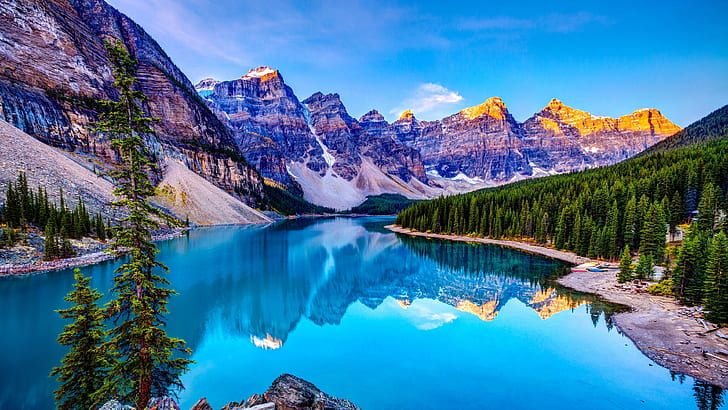
#> input picture image1.jpg, 728 x 410 px
$ python poe8.py
#> lines starting #> are read from the running program, lines starting #| are printed output that depends on the picture
#> further down, input_image is the input picture: shape (410, 728, 3); mean B, G, R 156.5, 119.3, 67.7
import numpy as np
import cv2
import matplotlib.pyplot as plt

def histogram_equalization_color(image):
    # Split the image into its RGB channels
    r, g, b = cv2.split(image)
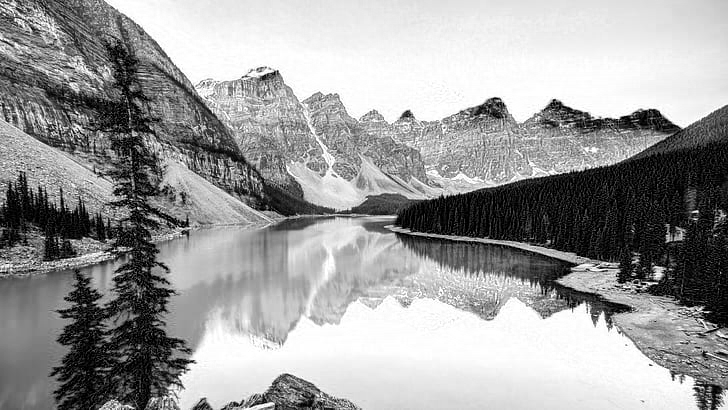
#> r: shape (410, 728); min 0, max 255, mean 156.5
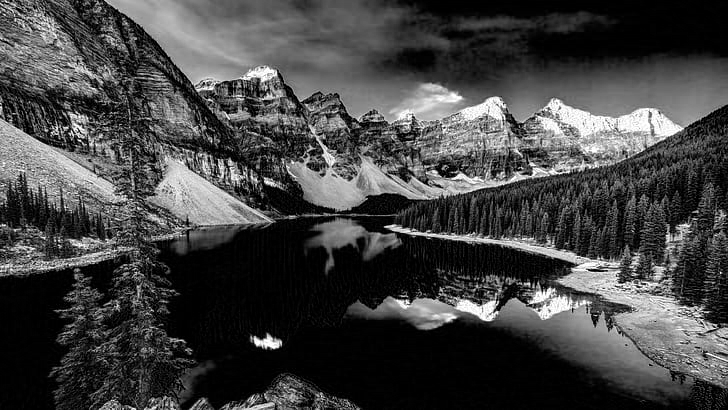
#> b: shape (410, 728); min 0, max 255, mean 67.7

    # Perform histogram equalization on each channel
    r_eq = cv2.equalizeHist(r)
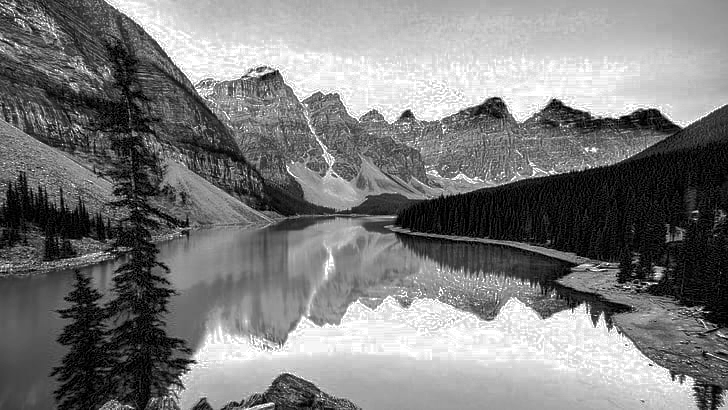
#> r_eq: shape (410, 728); min 0, max 255, mean 124
    g_eq = cv2.equalizeHist(g)
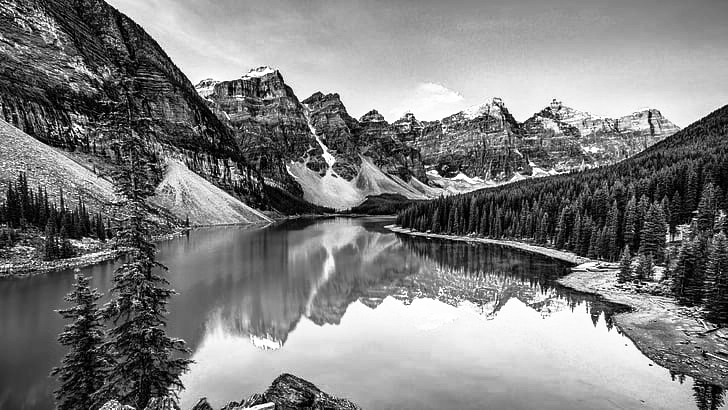
#> g_eq: shape (410, 728); min 0, max 255, mean 126.8
    b_eq = cv2.equalizeHist(b)
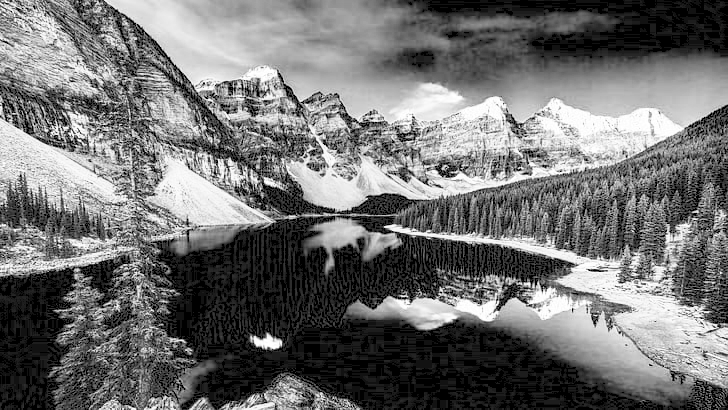
#> b_eq: shape (410, 728); min 0, max 255, mean 113

    # Merge the equalized channels back into a single color image
    equalized_image = cv2.merge((r_eq, g_eq, b_eq))
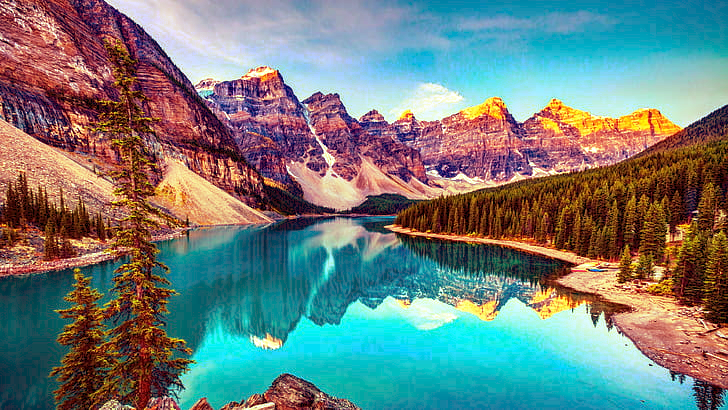
#> equalized_image: shape (410, 728, 3); mean B, G, R 124, 126.8, 113

    return equalized_image

# Function to plot histogram
def plot_histogram(image, title):
#> called with title = 'Original Histogram'
    hist, bins = np.histogram(image.ravel(), 256, [0, 256])
#> hist = 256 values, max 2427 at index 126, min 11 at index 255, mean 1165.9; bins = 257 values from 0 to 256
    plt.plot(hist, color='black')
    plt.title(title)

# Load input image
input_image = cv2.imread("image1.jpg")

# Perform histogram equalization
equalized_image = histogram_equalization_color(input_image)

# Display original and equalized images
plt.figure(figsize=(10, 6))

plt.subplot(2, 2, 1)
plt.imshow(cv2.cvtColor(input_image, cv2.COLOR_BGR2RGB))  # Display the original image
plt.title('Original Image')
plt.axis('off')

plt.subplot(2, 2, 2)
plt.imshow(cv2.cvtColor(equalized_image, cv2.COLOR_BGR2RGB))  # Display the equalized image
plt.title('Equalized Image')
plt.axis('off')

plt.subplot(2, 2, 3)
plot_histogram(cv2.cvtColor(input_image, cv2.COLOR_BGR2GRAY), 'Original Histogram')
plt.title('Original Histogram')

plt.subplot(2, 2, 4)
plot_histogram(cv2.cvtColor(equalized_image, cv2.COLOR_BGR2GRAY), 'Equalized Histogram')
plt.title('Equalized Histogram')

plt.tight_layout()
plt.show()
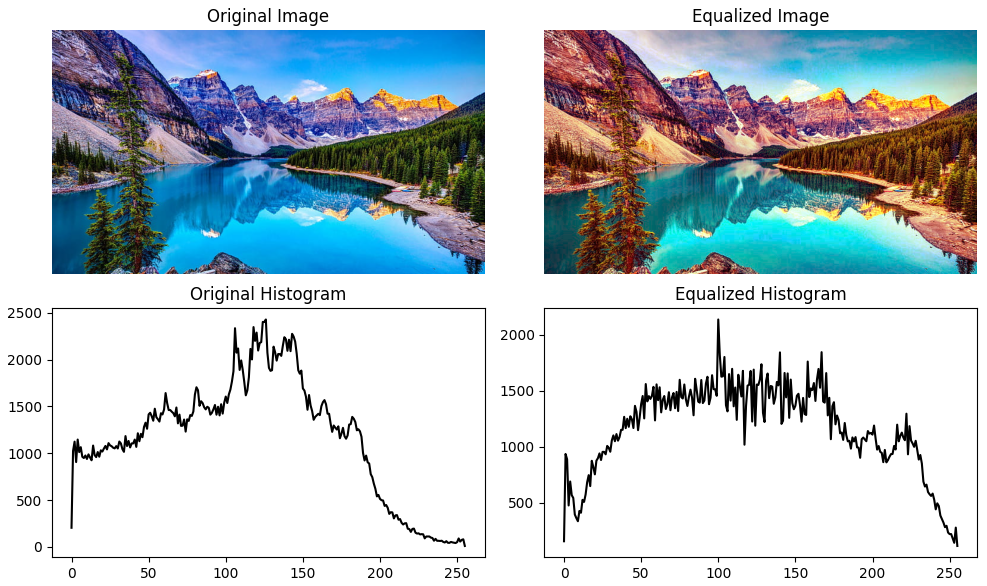
#> figure drawn by matplotlib, 4 panels; panel 3: curve peaks at x = 126, y = 2427; panel 4: curve peaks at x = 100, y = 2137

$ run again, with image2.jpeg copied over image1.jpg
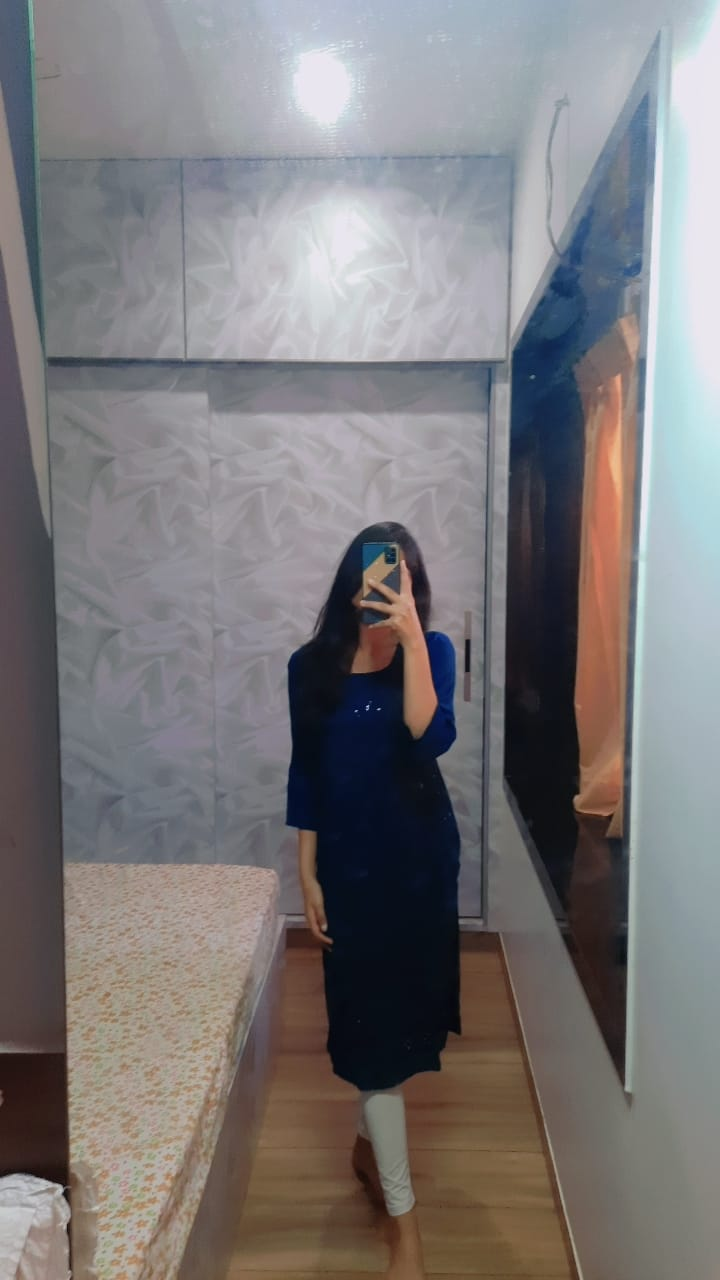
#> input picture image2.jpeg, 720 x 1280 px
#> input_image is the input picture: shape (1280, 720, 3); mean B, G, R 121.8, 120.5, 123.3
#> in histogram_equalization_color, `equalized_image = cv2.merge((r_eq, g_eq, b_eq))`:
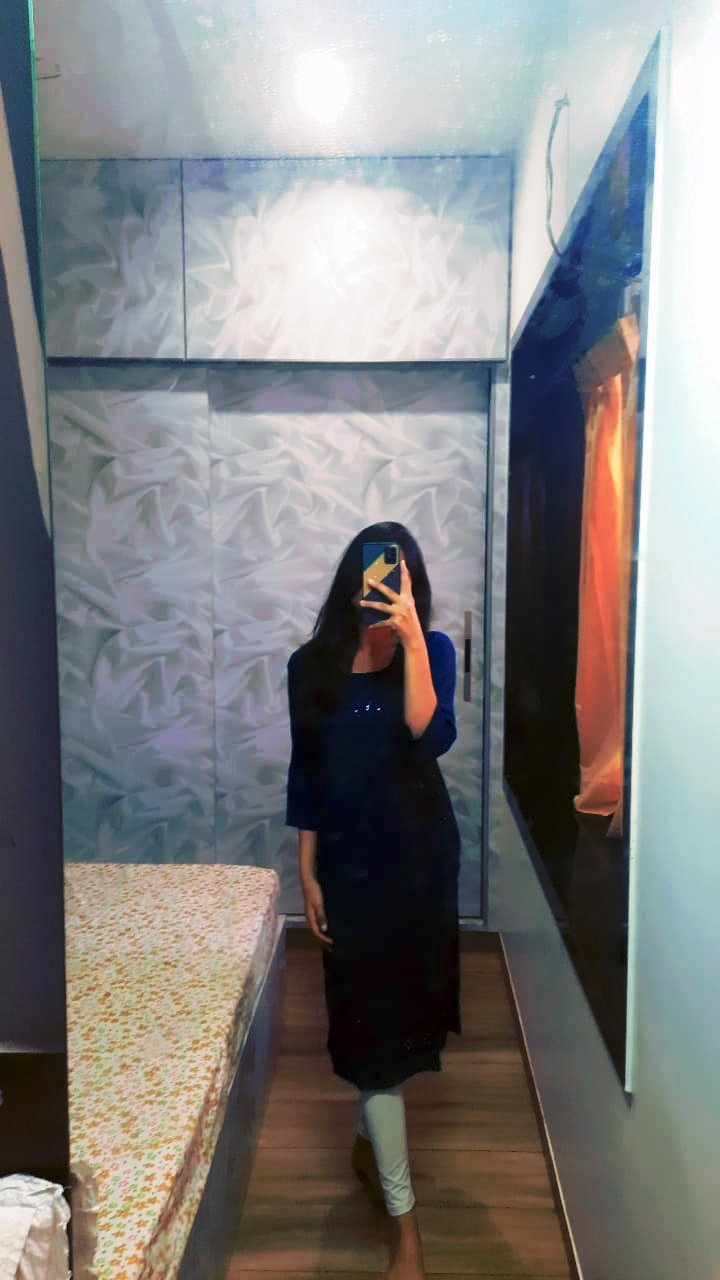
#> equalized_image: shape (1280, 720, 3); mean B, G, R 128.2, 128.3, 128.3
#> hist = 256 values, max 15687 at index 13, min 0 at index 0, mean 3600; bins = 257 values from 0 to 256
#> `plt.show()`:
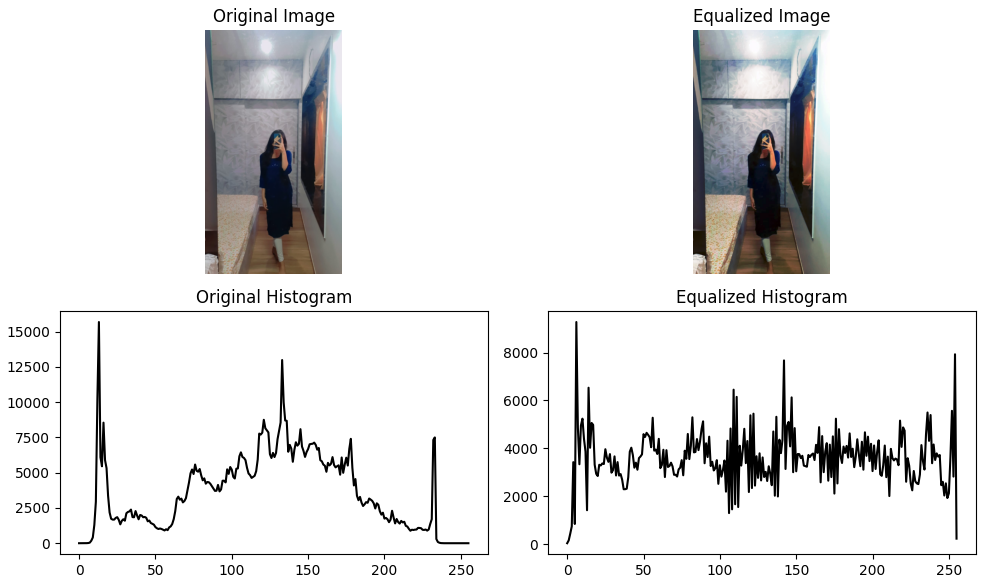
#> figure drawn by matplotlib, 4 panels; panel 3: curve peaks at x = 13, y = 15687; panel 4: curve peaks at x = 6, y = 9278

$ run again, with negative_image.jpeg copied over image1.jpg
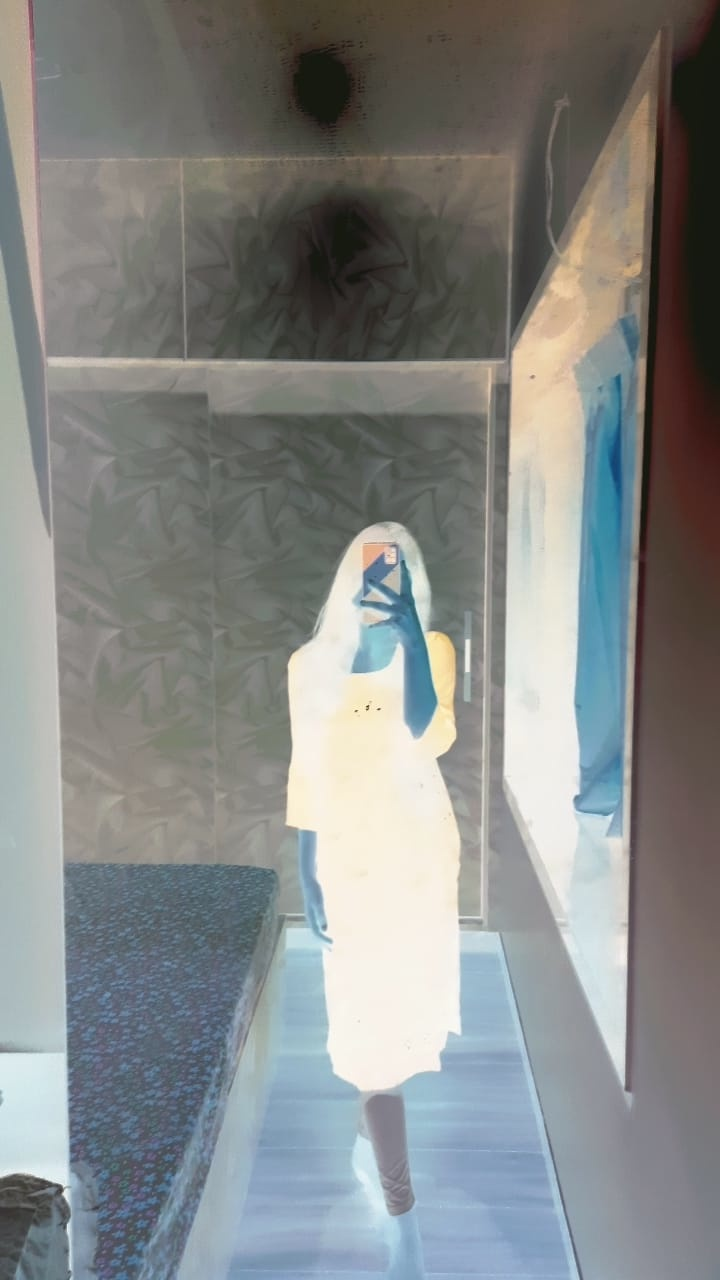
#> input picture negative_image.jpeg, 720 x 1280 px
#> input_image is the input picture: shape (1280, 720, 3); mean B, G, R 133.1, 134.5, 131.7
#> hist = 256 values, max 15646 at index 242, min 0 at index 0, mean 3600; bins = 257 values from 0 to 256
#> `plt.show()`:
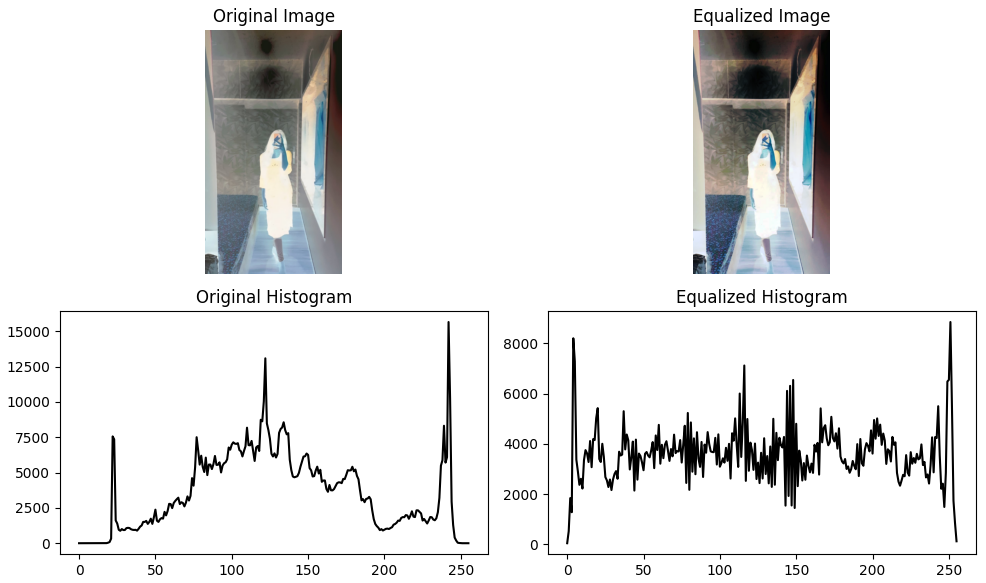
#> figure drawn by matplotlib, 4 panels; panel 3: curve peaks at x = 242, y = 15646; panel 4: curve peaks at x = 251, y = 8850
